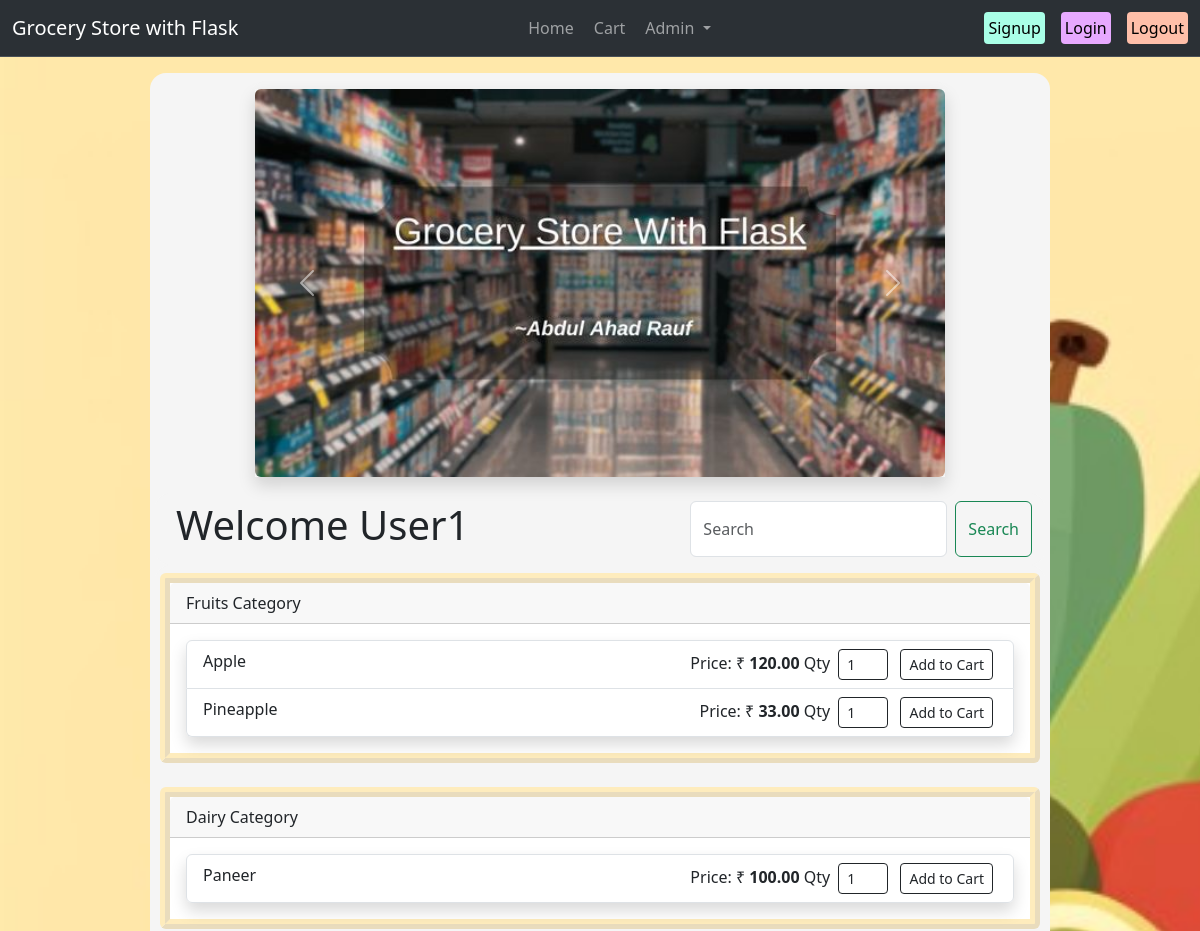
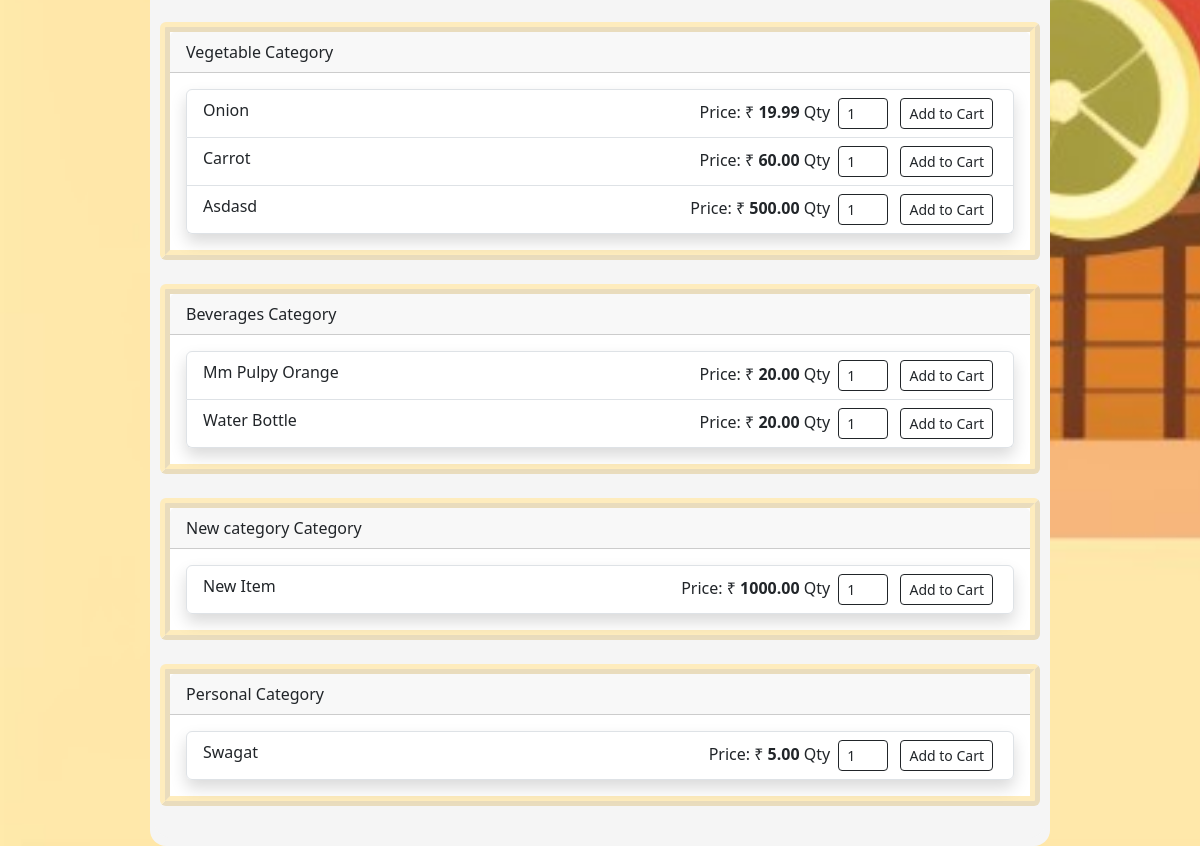
The app's page / (signed in) with its own data (2 pictures, top to bottom).
### models.py (models this page shows, shortened)
class User(db.Model, UserMixin):
    id= db.Column(db.Integer, primary_key=True)
    email= db.Column(db.String, unique=True, nullable=False)
    name= db.Column(db.String, nullable=False)
    password= db.Column(db.String, nullable=False)
    is_admin = db.Column(db.Boolean, default=False)
    phone= db.Column(db.Integer, unique=True, nullable=False)
    address= db.Column(db.String, nullable=True)
    orders = db.relationship('Order', backref='user', lazy=True, cascade='all, delete-orphan')

class GroceryItem(db.Model):
    id= db.Column(db.Integer, primary_key=True)
    name= db.Column(db.String, nullable=False)
    price= db.Column(db.Float, nullable=False)
    category= db.Column(db.String, nullable=False)
    quantity = db.Column(db.Integer, nullable=False, default=0)

### app.py (the view, shortened to what this page needs)
@app.route("/", methods=["GET", "POST"])
def home():
    all_items = GroceryItem.query.all()
    grouped_items = {}
    for item in all_items:
        if item.category not in grouped_items:
            grouped_items[item.category] = []
        grouped_items[item.category].append(item)
    return render_template("product_page.html", items= grouped_items, user = current_user)

### app.py (called while the page is built)
@login_manager.user_loader
def load_user(user_id):
    user = User.query.get(int(user_id))
    return user

### templates/product_page.html (shortened to what this page needs)
{% extends 'base.html' %} {% block title %} Home Page{% endblock title %}
{%block body %}
<div class="container mb-2" style="max-height: 440px; max-width: 700px">
  <div
    id="carouselExampleAutoplaying"
    class="carousel slide shadow"
    data-bs-ride="carousel"
  >
    <div class="carousel-inner">
      <div class="carousel-item active" data-bs-interval="3000">
        <img
          src="static\Grocery1.jpg"
          class="d-block w-100 rounded"
          alt="grocery store image 1"
        />
      </div>
    </div>
    <button
      class="carousel-control-prev"
      type="button"
      data-bs-target="#carouselExampleAutoplaying"
      data-bs-slide="prev"
    >
      <span class="carousel-control-prev-icon" aria-hidden="true"></span>
    </button>
    <button
      class="carousel-control-next"
      type="button"
      data-bs-target="#carouselExampleAutoplaying"
      data-bs-slide="next"
    >
      <span class="carousel-control-next-icon" aria-hidden="true"></span>
    </button>
  </div>
</div>
<div class="container d-flex justify-content-between">
  <h5
    class="card-title text-center mb-2 ms-3 display-6 fw-medium text-capitalize"
  >
    Welcome{% if user.name|length!=0 %} {{user.name}} {% else %} User! {%
    endif%}
  </h5>
  <form class="d-flex me-2" action="/" method="POST">
    <input
      class="form-control me-2"
      type="search"
      placeholder="Search"
      aria-label="Search"
      name="Searchkeyword"
      id="Searchkeyword"
    />
    <button class="btn btn-outline-success" type="submit">Search</button>
  </form>
</div>
{% if items|length==0 %}
<div class="mb-3">
  <div class="warn_message my-3">
    <div class="alert alert-secondary" role="alert">
      Oops! No items in store currently. Come back Later!
    </div>
  </div>
</div>
{% else %}
<div class="container">
  {% for category, products_list in items.items() %}
  <div class="card" style="border: 10px rgba(254, 182, 0, 0.254) ridge">
    <div class="card-header">{{ category|capitalize }} Category</div>
    <div class="card-body">
      <ul class="list-group shadow">
        {% for product in products_list %}
        <li class="list-group-item">
          {{ product.name }}
          <span class="float-end">
            <form action="/add_to_cart/{{product.id}}" method="POST">
              Price: ₹ <strong>{{ '%.2f'|format(product.price) }} </strong>Qty
              <input
                type="number"
                value="1"
                name="prodpageqty"
                id="prodpageqty"
                style="width: 50px; border-radius: 4px"
                class="btn btn-outline-dark btn-sm mx-1 text-start"
              />
              <input
                type="submit"
                class="btn btn-outline-dark btn-sm mx-1"
                value="Add to Cart"
              />
            </form>
          </span>
        </li>
        {% endfor %}
      </ul>
    </div>
  </div>
  <br />
  {% endfor %}
</div>
{% endif %} {% endblock body %}

### static/style.css (style rules this page uses)
.bg-cover { background-image: url("/static/artbreeder-image.png"); background-repeat: no-repeat; background-attachment: fixed; background-size: cover; }
.container { padding: 8px 5px; background-color: whitesmoke; border-radius: 16px; }

### records on screen
User: name "User1"
GroceryItem: category "Fruits", name "Apple", price "120.00"
GroceryItem: name "Pineapple", price "33.00"
GroceryItem: category "Dairy", name "Paneer", price "100.00"
GroceryItem: category "Vegetable", name "Onion", price "19.99"
GroceryItem: name "Carrot", price "60.00"
GroceryItem: name "Asdasd", price "500.00"
GroceryItem: category "Beverages", name "Mm Pulpy Orange", price "20.00"
GroceryItem: name "Water Bottle", price "20.00"
GroceryItem: category "New category", name "New Item", price "1000.00"
GroceryItem: category "Personal", name "Swagat", price "5.00"
